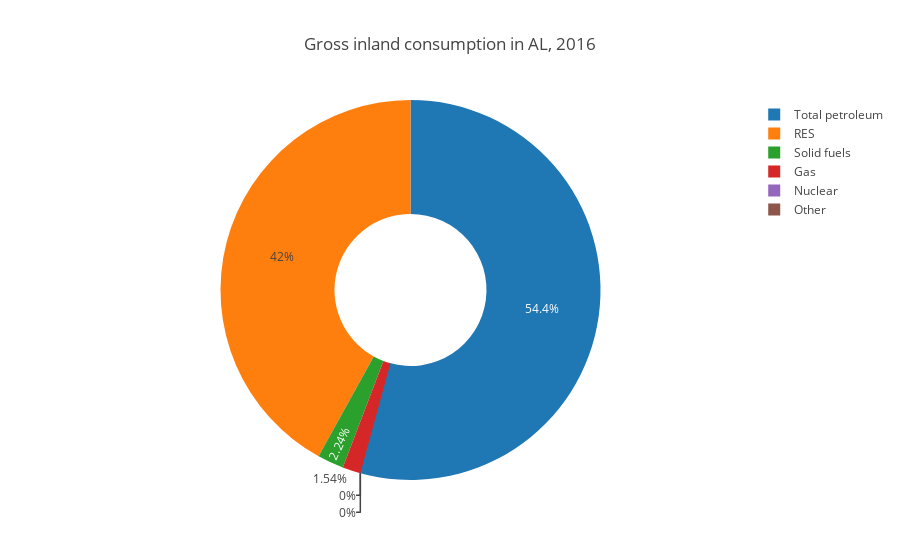

Notebook code cell kept with this figure:
### Code cell
# plot = go.Pie(
#     values = pie_data['total'],
#     labels = pie_data['cn'],
#     name = 'AL'
# )

fig = {
    "data": [{
            'labels': pie_data['cn'],
            'values': pie_data['total'],
            'type': 'pie',
            'hoverinfo':'label+percent',
            'hole': .4
        }],
    'layout': {'title': 'Gross inland consumption in {}, {}'.format(country, year)}
}

iplot(fig, show_link=False)

### Figure 1 — Plotly figure (JSON) as saved in the notebook; plotly's stock layout.template omitted (floating-point values rounded to 4 significant figures)
{"data": [{"hole": 0.4, "hoverinfo": "label+percent", "labels": ["Solid fuels", "Total petroleum", "Gas", "Nuclear", "Other", "RES", "Electric energy", "Other"], "type": "pie", "values": [50.7, 1234.0, 35, 0, 0, 951.5, -3.6, 0]}], "layout": {"title": "Gross inland consumption in AL, 2016"}}
